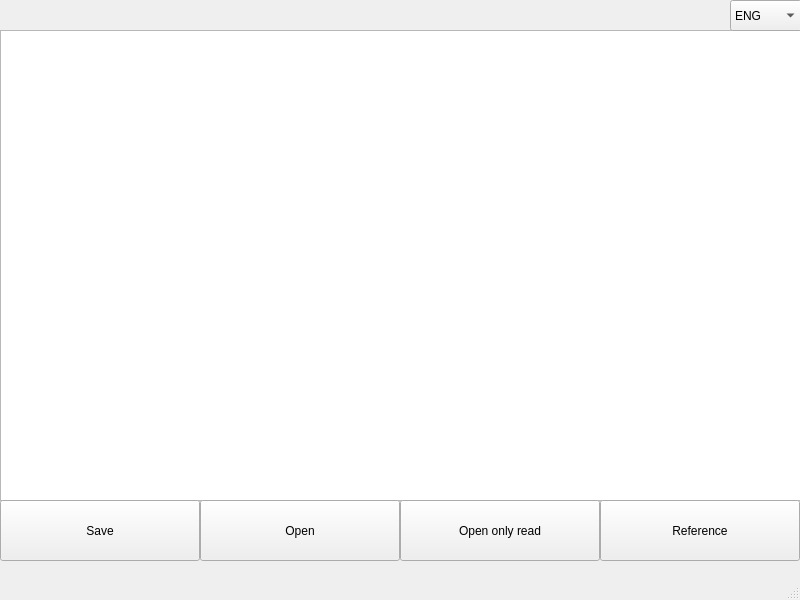
<?xml version="1.0" encoding="UTF-8"?>
<ui version="4.0">
 <class>MainWindow</class>
 <widget class="QMainWindow" name="MainWindow">
  <property name="geometry">
   <rect>
    <x>0</x>
    <y>0</y>
    <width>800</width>
    <height>600</height>
   </rect>
  </property>
  <property name="windowTitle">
   <string>MainWindow</string>
  </property>
  <widget class="QWidget" name="centralwidget">
   <widget class="QTextEdit" name="textEdit">
    <property name="geometry">
     <rect>
      <x>0</x>
      <y>30</y>
      <width>801</width>
      <height>471</height>
     </rect>
    </property>
   </widget>
   <widget class="QPushButton" name="buttonSave">
    <property name="geometry">
     <rect>
      <x>0</x>
      <y>500</y>
      <width>200</width>
      <height>61</height>
     </rect>
    </property>
    <property name="text">
     <string>Save</string>
    </property>
   </widget>
   <widget class="QPushButton" name="buttonOpen">
    <property name="geometry">
     <rect>
      <x>200</x>
      <y>500</y>
      <width>200</width>
      <height>61</height>
     </rect>
    </property>
    <property name="text">
     <string>Open</string>
    </property>
   </widget>
   <widget class="QPushButton" name="buttonRef">
    <property name="geometry">
     <rect>
      <x>600</x>
      <y>500</y>
      <width>200</width>
      <height>61</height>
     </rect>
    </property>
    <property name="text">
     <string>Reference</string>
    </property>
   </widget>
   <widget class="QPushButton" name="buttonOnlyRead">
    <property name="geometry">
     <rect>
      <x>400</x>
      <y>500</y>
      <width>200</width>
      <height>61</height>
     </rect>
    </property>
    <property name="text">
     <string>Open only read</string>
    </property>
   </widget>
   <widget class="QComboBox" name="languages">
    <property name="geometry">
     <rect>
      <x>730</x>
      <y>0</y>
      <width>72</width>
      <height>31</height>
     </rect>
    </property>
    <item>
     <property name="text">
      <string>ENG</string>
     </property>
    </item>
    <item>
     <property name="text">
      <string>RUS</string>
     </property>
    </item>
   </widget>
  </widget>
  <widget class="QMenuBar" name="menubar">
   <property name="geometry">
    <rect>
     <x>0</x>
     <y>0</y>
     <width>800</width>
     <height>21</height>
    </rect>
   </property>
  </widget>
  <widget class="QStatusBar" name="statusbar"/>
 </widget>
 <resources/>
 <connections/>
</ui>
